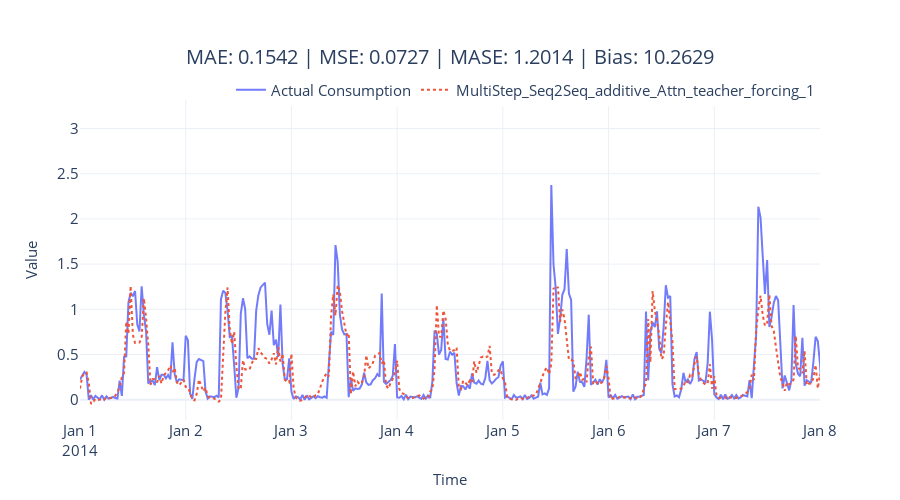

Source (notebook cell):
### Code cell
fig = plot_forecast(pred_df, forecast_columns=[tag], forecast_display_names=[tag])
fig = format_plot(fig, title=f"MAE: {metrics['MAE']:.4f} | MSE: {metrics['MSE']:.4f} | MASE: {metrics['MASE']:.4f} | Bias: {metrics['Forecast Bias']:.4f}")
fig.update_xaxes(type="date", range=["2014-01-01", "2014-01-08"])
fig.write_image(f"imgs/chapter_13/{tag}.png")
fig.show()

### Figure 1 — Plotly figure (JSON) as saved in the notebook; plotly's stock layout.template omitted (floating-point values rounded to 4 significant figures; data arrays with more than 128 entries replaced by an {"elided": "..."} marker saying what was removed)
{"data": [{"line": {"color": "rgba(99,110,250,0.9)"}, "mode": "lines", "name": "Actual Consumption", "type": "scatter", "x": {"elided": "1488 str values"}, "y": {"elided": "1488 float values"}}, {"line": {"color": "rgba(239,85,59,1)", "dash": "dot"}, "mode": "lines", "name": "MultiStep_Seq2Seq_additive_Attn_teacher_forcing_1", "type": "scatter", "x": {"elided": "1488 str values"}, "y": {"elided": "1488 float values"}}], "layout": {"autosize": false, "height": 500, "legend": {"font": {"size": 15}, "orientation": "h", "title": {}, "x": 1, "xanchor": "right", "y": 0.98, "yanchor": "bottom"}, "title": {"font": {"size": 20}, "text": "MAE: 0.1542 | MSE: 0.0727 | MASE: 1.2014 | Bias: 10.2629", "x": 0.5, "xanchor": "center", "yanchor": "top"}, "width": 900, "xaxis": {"range": ["2014-01-01", "2014-01-08"], "tickfont": {"size": 15}, "title": {"font": {"size": 15}, "text": "Time"}, "type": "date"}, "yaxis": {"tickfont": {"size": 15}, "title": {"font": {"size": 15}, "text": "Value"}}}}
